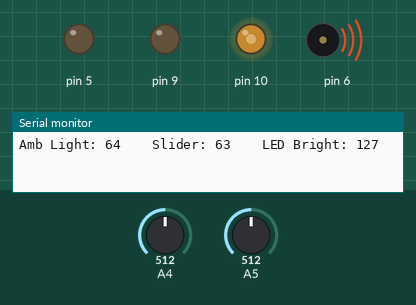
Recording of a sketch running on a simulated Arduino Leonardo, built with avr-gcc and run on an emulated ATmega32U4. Shown: output pins drawn as LEDs (lit = HIGH), buzzer (waves = sounding), the last lines printed to the serial monitor. Inputs (shaded band) come from the test bench; at power-on: A5 = 512, A4 = 512.

Above: at 2.8 s.
2.9 s: A5 set to 716
At 6.9 s:
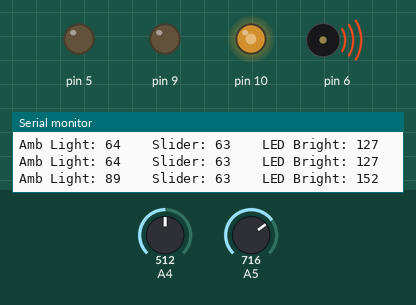
7.5 s: A4 set to 122
At 11.2 s:
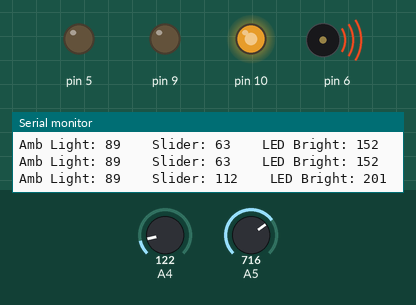
11.5 s: A4 set to 1023
At 14.4 s:
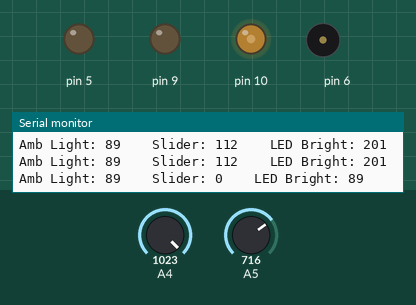
15.5 s: A5 set to 511
At 18.8 s:
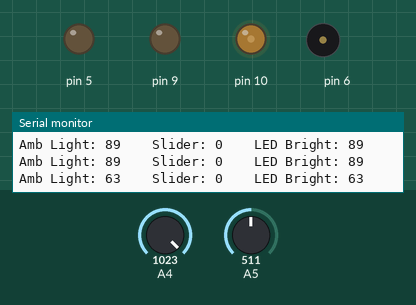
19.5 s: A4 set to 511
At 23.2 s:
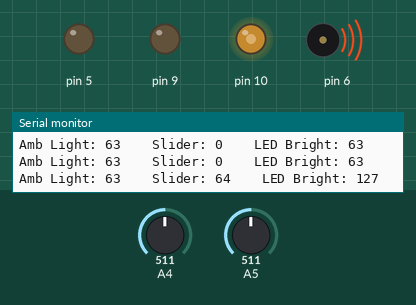
23.5 s: A5 set to 0
At 26.3 s:
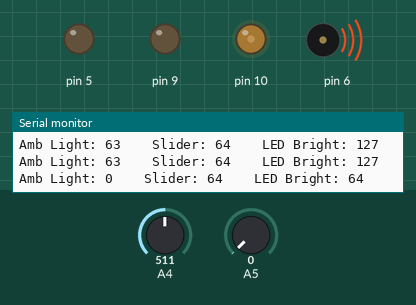
Timing chart, 0 to 27.8 s (numbered marks = the images above; inputs shaded):
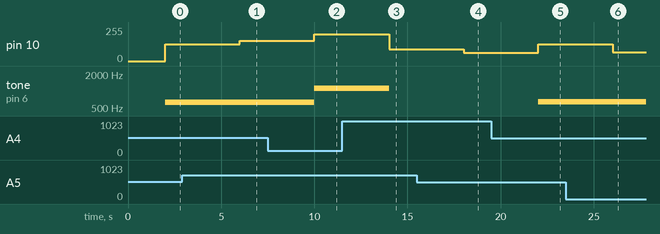

The sketch:

Esplora_Project01.ino
```cpp
// include the Esplora library
#include <Esplora.h>


void setup() {
  Serial.begin(9600);
}

void loop() {
  int bright = Esplora.readLightSensor()/8;
  delay(1000);
  int slider = Esplora.readSlider()/8;
  delay(1000);

  slider = 127 - slider;
  int RGBBright = slider + bright;
  Esplora.writeRGB(0, RGBBright, 0);

  if (slider == 0) {
    Esplora.noTone();
  }
  else {
    Esplora.tone(slider*10);
  }

  Serial.print("Amb Light: ");
  Serial.print(bright);
  Serial.print("    Slider: ");
  Serial.print(slider);
  Serial.print("    LED Bright: ");
  Serial.println(RGBBright);
}
```

Measured:
- after the input at 2.9 s, pin 10: 127/255 → 152/255 after 3.1 s
- after the input at 7.5 s, pin 10: 152/255 → 201/255 after 2.5 s; tone on pin 6: 630 Hz → 1120 Hz after 2.5 s
- after the input at 11.5 s, pin 10: 201/255 → 89/255 after 2.5 s; tone on pin 6: 1120 Hz → silent after 2.5 s
- after the input at 15.5 s, pin 10: 89/255 → 63/255 after 2.5 s
- after the input at 19.5 s, pin 10: 63/255 → 127/255 after 2.5 s; tone on pin 6: silent → 640 Hz after 2.5 s
- after the input at 23.5 s, pin 10: 127/255 → 64/255 after 2.5 s
